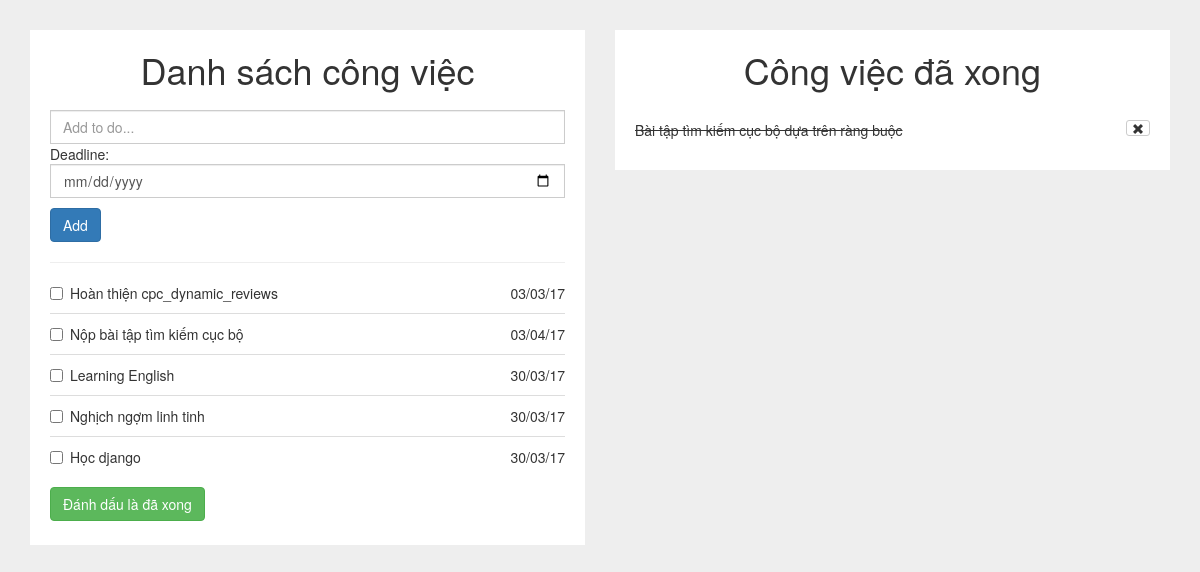
/todolist/, run on the app's committed database.
### todolist/models.py (models this page shows)
class Task(models.Model):
	context = models.CharField(max_length=500)
	pub_date = models.DateTimeField('date published')
	status = models.IntegerField(default=0)
	deadline =  models.DateTimeField('date published')

### todolist/views.py (the view)
def index(request):
	tasks_list = Task.objects.order_by("-pub_date")
	return render(request, "todolist/index.html", {'tasks_list' : tasks_list})

### todolist/templates/todolist/index.html (shortened to what this page needs)
{% load static %}
<html lang="en">
<head>
	<link rel="stylesheet" type="text/css" href="{% static 'todolist/css/bootstrap/bootstrap.css' %}">
	<link rel="stylesheet" type="text/css" href="{% static 'todolist/css/main.css' %}">
</head>
<body>
	<div class="container">
	    <div class="row">
	        <div class="col-md-6">
	            <div class="todolist not-done">
	            <h1>Danh sách công việc</h1>
					<form action="{% url 'todolist:add' %}" method="post">
		                <input type="text" name="context" id="context" class="form-control add-todo" placeholder="Add to do...">
		                <span>
		                	Deadline: <input type="date" name="deadline" class="form-control">
		                </span>
		                <button style="margin-top: 10px;" id="checkAll" class="btn btn-primary">Add</button>
		                <hr>
		            </form>
		            <form action="" method="">
		                {% if tasks_list %}
			                <ul id="sortable" class="list-unstyled">
			                {% for task in tasks_list %}
			                	{% if task.status == 0 %}
				                    <li class="ui-state-default">
				                        <div class="checkbox">
				                            <label>
				                                <input type="checkbox" value="{{task.id}}"/>{{task.context}}
				                            </label>
				                            <label style="float: right;">
				                            	{{task.deadline|date:"d/m/y"}}
				                            </label>
				                        </div>
				                    </li>
				                {% endif %}
			                {% endfor %}
			                </ul>
		                {% else %}
		                	<p> No tasks </p>
		                {% endif %}
		                <button style="margin-top: 10px;" id="checkAll" class="btn btn-success">Đánh dấu là đã xong</button>
	                </form>
	            </div>
	        </div>
	        <div class="col-md-6">
	            <div class="todolist">
	             <h1>Công việc đã xong</h1>
	              	{% if tasks_list %}
	                	<ul id="done-items" class="list-unstyled">
	                	{% for task in tasks_list %}
		                	{% if task.status == 1 %}
			                    <li>
			                    	{{task.context}}
			                    	<button class="remove-item btn btn-default btn-xs pull-right">
			                    		<span class="glyphicon glyphicon-remove"></span>
			                    	</button>
			                    </li>
			                {% endif %}
		                {% endfor %}
		            </ul>
		            {% else %}
	                	<p> No tasks </p>
	                {% endif %}
	            </div>
	        </div>
	    </div>
	</div>
</body>
</html>

### todolist/static/todolist/css/main.css (style rules this page uses)
body { background-color:#EEEEEE; }
.todolist { background-color:#FFF; padding:20px 20px 10px 20px; margin-top:30px; }
.todolist h1 { margin:0; padding-bottom:20px; text-align:center; }
.form-control { border-radius:0; }
li.ui-state-default { background:#fff; border:none; border-bottom:1px solid #ddd; }
li.ui-state-default:last-child { border-bottom:none; }
#done-items li { padding:10px 0; border-bottom:1px solid #ddd; text-decoration:line-through; }
#done-items li:last-child { border-bottom:none; }
#checkAll { margin-top:10px; }

### data on the page
Task: context "Hoàn thiện cpc_dynamic_reviews", deadline "03/03/17"
Task: context "Nộp bài tập tìm kiếm cục bộ", deadline "03/04/17"
Task: context "Learning English", deadline "30/03/17"
Task: context "Nghịch ngợm linh tinh", deadline "30/03/17"
Task: context "Học django", deadline "30/03/17"
Task: context "Bài tập tìm kiếm cục bộ dựa trên ràng buộc"
